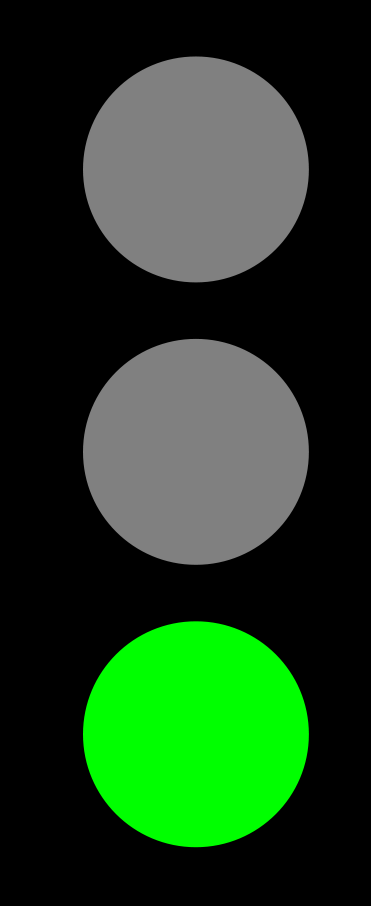
#> input picture green.png, 371 x 906 px
$ jupyter execute Traffic_color_interpreter.ipynb
#> lines starting #> are read from the running program, lines starting #| are printed output that depends on the picture; after the words box and inside, x2 and y2 are one past the last pixel; in counts of white or black regions, pixels touching at a corner belong together
[cell 1]
#section B.3.2.a
import cv2
import numpy as np

img=cv2.imread("green.png")       #by changing the image read we can find the diff colors of traffic light
#> img is the input picture: shape (906, 371, 3); mean B, G, R 30.5, 60.9, 30.5

rlb=np.array([0, 0,200])
rub=np.array([50, 50, 255])

glb=np.array([0,200,0])
gub=np.array([50, 255,50])

ylb=np.array([0, 210, 210])
yub=np.array([40, 255, 255])

def color_finder(img):
    red_mask= cv2.inRange(img,rlb,rub)                            #masking red color
#> red_mask: shape (906, 371); every value is 0
    green_mask= cv2.inRange(img,glb,gub)                          #masking green color
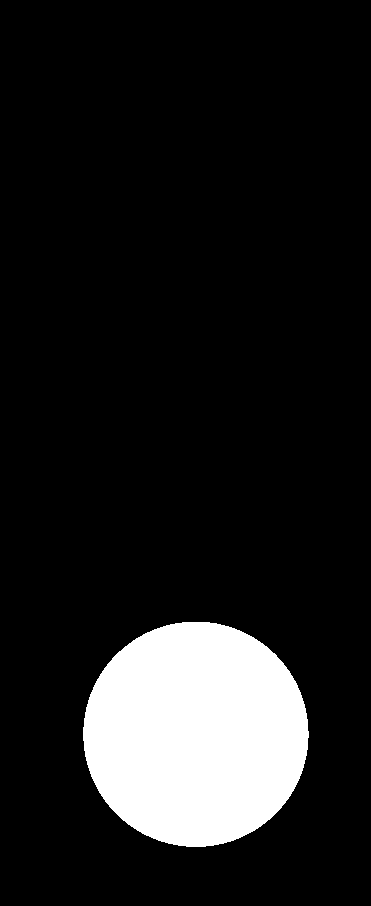
#> green_mask: shape (906, 371); 11.9% white; 1 white region, box (x1, y1, x2, y2) and area: (83, 622, 309, 847) 39890
    yellow_mask= cv2.inRange(img,ylb,yub)

    if np.sum(red_mask) != 0:
        print("red :stop")
    if np.sum(green_mask) != 0:
        print("green : go")
    if np.sum(yellow_mask) != 0:
        print("yellow :get ready")

color_finder(img)
cv2.destroyAllWindows()


$ run again, with red.png copied over green.png
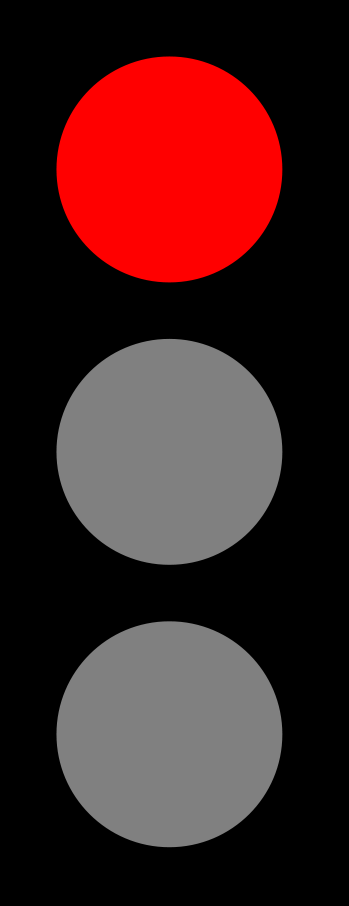
#> input picture red.png, 349 x 906 px
#> img is the input picture: shape (906, 349, 3); mean B, G, R 32.4, 32.4, 64.8
#> in color_finder, `red_mask= cv2.inRange(img,rlb,rub)`:
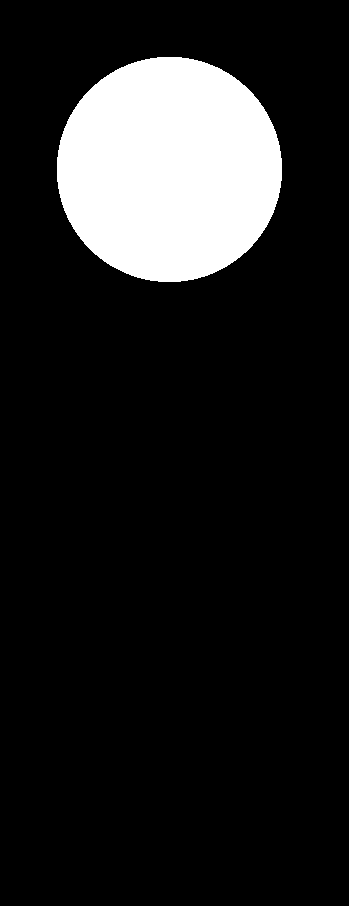
#> red_mask: shape (906, 349); 12.6% white; 1 white region, box (x1, y1, x2, y2) and area: (57, 57, 282, 282) 39893
#> green_mask: shape (906, 349); every value is 0
